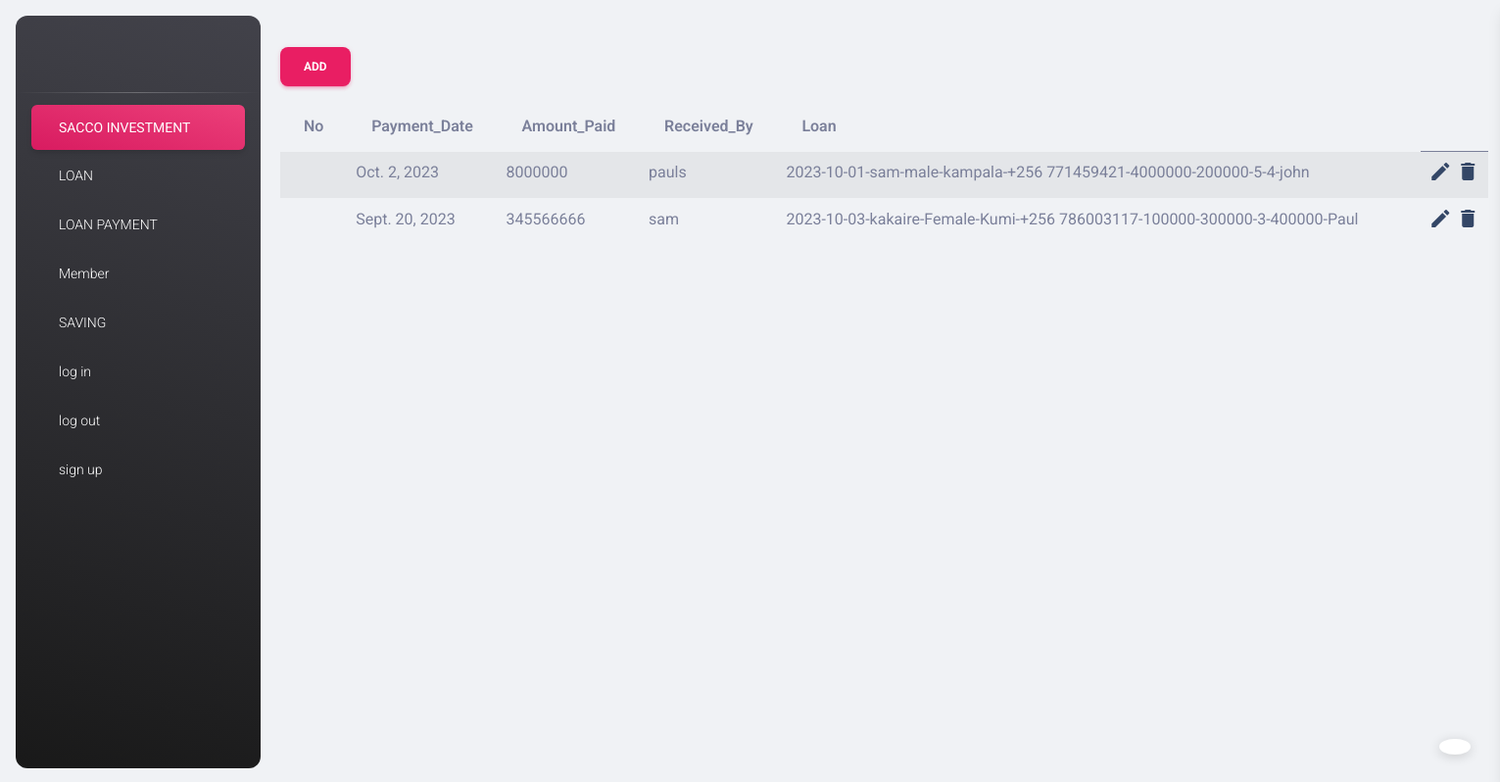
The page /add_loan_payment (signed in) on the database as committed earlier.
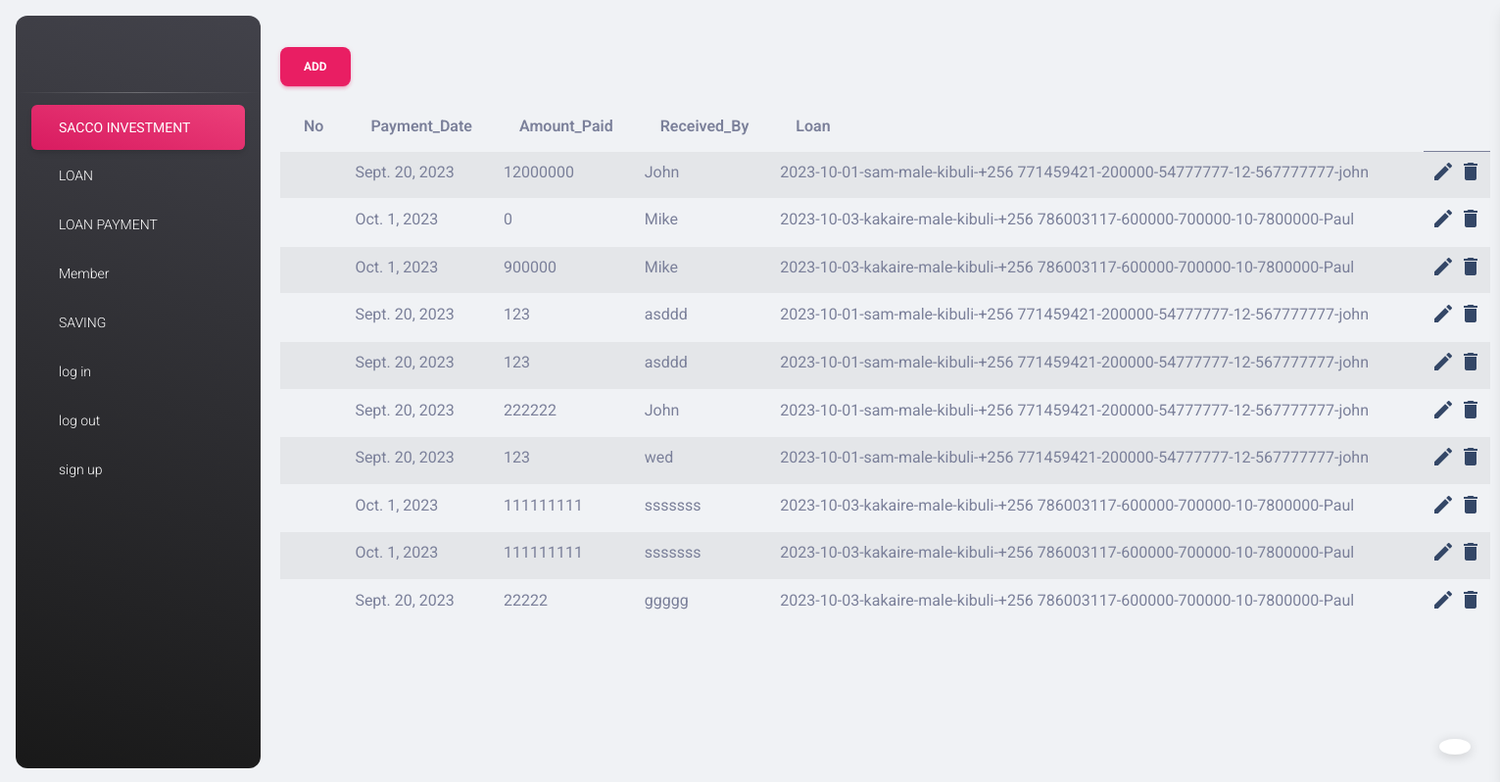
The same page on the database as committed later.
### my_app/models.py (models this page shows)
class Loan_Payment(models.Model):
    payment_date = models.DateField(auto_now = False)
    Loan = models.ForeignKey(Loan, on_delete = models.CASCADE)
    amount_paid = models.IntegerField()
    received_by = models.CharField(max_length = 24)

class Loan(models.Model):
    loan_date = models.DateField(auto_now = False)
    member = models.ForeignKey(Member, on_delete = models.CASCADE)
    loan_amount = models.IntegerField()
    repay_period =models.IntegerField()
    repayment_amount  = models.IntegerField()
    issued_by = models.CharField(max_length = 24)
    def __str__(self):
        return f"{self.loan_date}-{self.member}-{self.loan_amount}-{self.repay_period}-{self.repayment_amount}-{self.issued_by}"

class Member(models.Model):
    member_name = models.CharField(max_length = 24)
    gender = models.CharField(max_length = 10)
    address = models.CharField(max_length = 28)
    contact = models.CharField(max_length = 15)
    savings_balance = models.IntegerField()
    photo = models.ImageField(upload_to="photos/")
    def __str__(self):
        return f"{self.member_name}-{self.gender}-{self.address}-{self.contact}-{self.savings_balance}"

### my_app/views.py (the view)
# urls.py: path('add_loan_payment', add_loan_payment_view, name="add_loan_payment_page"),
@login_required
def add_loan_payment_view(request):
        message=''
        if request.method == "POST":
                loan_payment_form = Loan_PaymentForm(request.POST)
                if loan_payment_form.is_valid():
                        loan_payment_form.save()
                        messages.success(request, "Loan Payment Added Successfully")
        loan_payment_form = Loan_PaymentForm()
        loan_payments = Loan_Payment.objects.all()
        context = {
                'form':loan_payment_form,
                'msg':message,
                'loan_payments':loan_payments
        }
        return render(request, "add_loan_payment.html", context)

### my_app/templates/add_loan_payment.html (shortened to what this page needs)
{% extends './base.html' %}
{% load static %}
{% load crispy_forms_tags %}
{% block content %}
<link rel="stylesheet" href="https://cdnjs.cloudflare.com/ajax/libs/font-awesome/5.15.4/css/all.min.css" />
<div class="container">
    <form method="post" enctype="multipart/form-data">
        <button type="button" class="btn btn-primary" data-bs-toggle="modal" data-bs-target="#exampleModal">
            Add
          </button>
    </form>
    <table class="table table-striped">
        <thead>
            <tr>
                <th scope="col">No</th>
                <th scope="col">Payment_Date</th>
                <th scope="col">Amount_Paid</th>
                <th scope="col">Received_By</th>
                <th scope="col">Loan</th>
                <th scope="col"></th>
            </tr>
        </thead>
        <tbody>
            {% for loan_payment in loan_payments %}
                <tr>
                    <th scope="row">{{ loan_paymentt.id }}</th>
                    <td>{{ loan_payment.payment_date }}</td>
                    <td>{{ loan_payment.amount_paid }}</td>
                    <td>{{ loan_payment.received_by }}</td>
                    <td>{{ loan_payment.Loan }}</td>
                    <td>{{ loan_payment.agent }}</td>
                    <td>
                        <a href="{% url 'edit_loan_payment_page' loan_payment.id %}">
                            <i class="material-icons">edit</i>
                        </a>
                        <a href="{% url 'delete_loan_payment_page' loan_payment.id %}" onclick="return confirm('Are you sure you want to delete this deposit?')">
                            <i class="material-icons">delete</i>
                        </a>
                    </td>
                </tr>
            {% endfor %}
        </tbody>
    </table>
</div>
{% endblock content %}

Rows that differ between the two databases and show on the page:
removed Loan_Payment: payment_date "Oct. 2, 2023", amount_paid "8000000", received_by "pauls", Loan "2023-10-01-sam-male-kampala-+256 771459421-4000000-200000-5-4-john"
removed Loan_Payment: payment_date "Sept. 20, 2023", amount_paid "345566666", received_by "sam", Loan "2023-10-03-kakaire-Female-Kumi-+256 786003117-100000-300000-3-400000-Paul"
added Loan_Payment: payment_date "Sept. 20, 2023", amount_paid "12000000", received_by "John", Loan "2023-10-01-sam-male-kibuli-+256 771459421-200000-54777777-12-567777777-john"
added Loan_Payment: payment_date "Oct. 1, 2023", amount_paid "0", received_by "Mike", Loan "2023-10-03-kakaire-male-kibuli-+256 786003117-600000-700000-10-7800000-Paul"
added Loan_Payment: payment_date "Oct. 1, 2023", amount_paid "900000", received_by "Mike", Loan "2023-10-03-kakaire-male-kibuli-+256 786003117-600000-700000-10-7800000-Paul"
added Loan_Payment: payment_date "Sept. 20, 2023", amount_paid "123", received_by "asddd", Loan "2023-10-01-sam-male-kibuli-+256 771459421-200000-54777777-12-567777777-john"
added Loan_Payment: payment_date "Sept. 20, 2023", amount_paid "123", received_by "asddd", Loan "2023-10-01-sam-male-kibuli-+256 771459421-200000-54777777-12-567777777-john"
added Loan_Payment: payment_date "Sept. 20, 2023", amount_paid "222222", received_by "John", Loan "2023-10-01-sam-male-kibuli-+256 771459421-200000-54777777-12-567777777-john"
added Loan_Payment: payment_date "Sept. 20, 2023", amount_paid "123", received_by "wed", Loan "2023-10-01-sam-male-kibuli-+256 771459421-200000-54777777-12-567777777-john"
added Loan_Payment: payment_date "Oct. 1, 2023", amount_paid "111111111", received_by "sssssss", Loan "2023-10-03-kakaire-male-kibuli-+256 786003117-600000-700000-10-7800000-Paul"
added Loan_Payment: payment_date "Oct. 1, 2023", amount_paid "111111111", received_by "sssssss", Loan "2023-10-03-kakaire-male-kibuli-+256 786003117-600000-700000-10-7800000-Paul"
added Loan_Payment: payment_date "Sept. 20, 2023", amount_paid "22222", received_by "ggggg", Loan "2023-10-03-kakaire-male-kibuli-+256 786003117-600000-700000-10-7800000-Paul"
